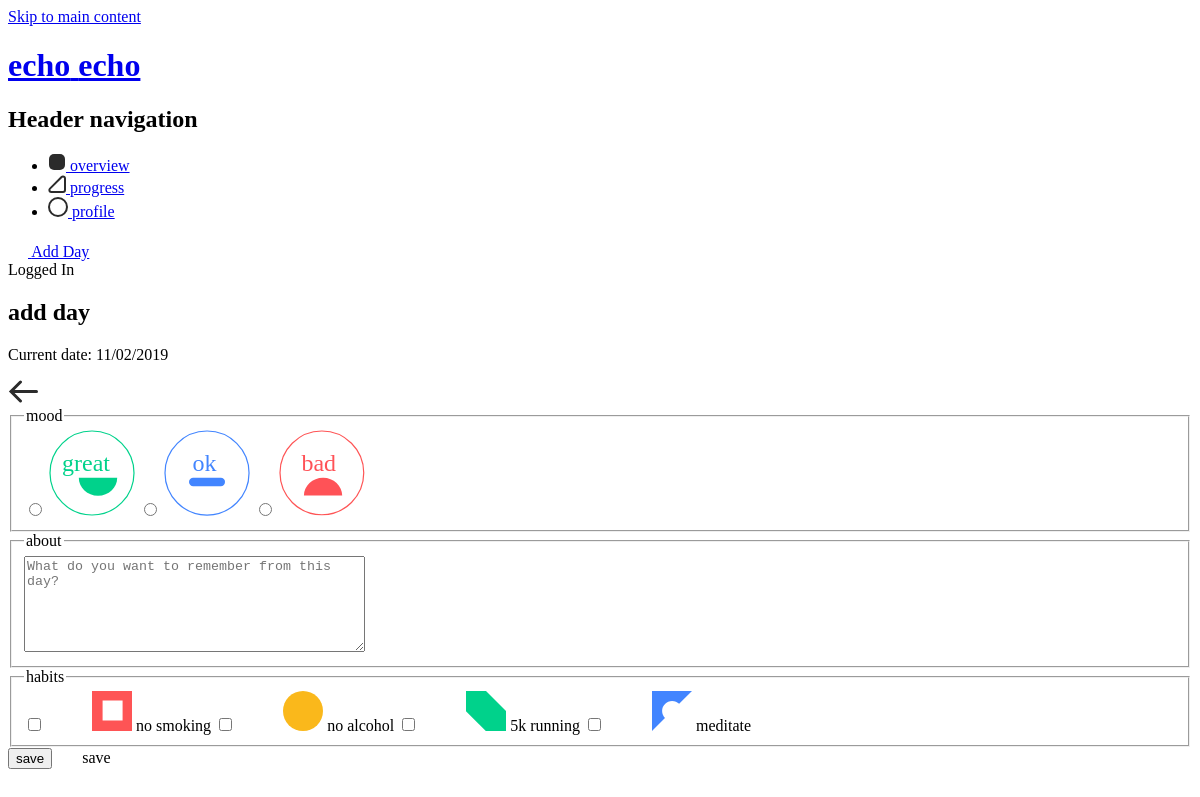
The app's page /index.php?page=add (signed in), older data.
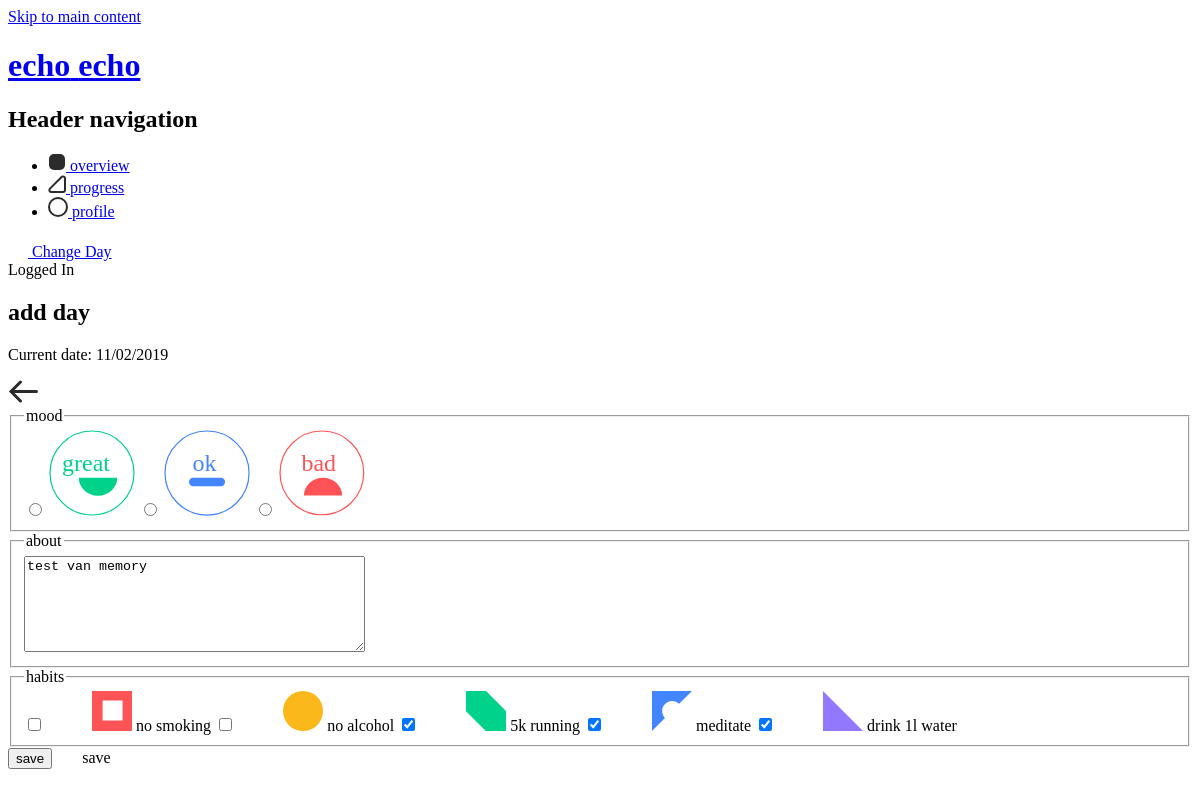
The same page, newer data.
### tables this page shows
CREATE TABLE `habits` (
  `habit_id` int(11) NOT NULL,
  `user_id` int(11) NOT NULL,
  `habit_name` varchar(255) NOT NULL,
  `habit_icon` int(11) NOT NULL,
  `habit_colour` varchar(255) NOT NULL,
  `habit_colour_name` varchar(255) NOT NULL,
  `active` tinyint(1) NOT NULL DEFAULT '1'
);

CREATE TABLE `data_habit_icon` (
  `data_habit_icon_id` int(11) NOT NULL,
  `habit_colour_name` varchar(255) NOT NULL,
  `habit_colour` varchar(255) NOT NULL,
  `habit_icon` text NOT NULL,
  `habit_icon_white` text NOT NULL
);

CREATE TABLE `daily_posts` (
  `post_id` int(11) NOT NULL,
  `user_id` int(11) NOT NULL,
  `date` date NOT NULL,
  `short_memory` varchar(255) NOT NULL,
  `feelings` int(11) NOT NULL DEFAULT '0'
);

### src/controller/Controller.php (called while the page is built, shortened)
<?php
class Controller {
  public $route;
  protected $viewVars = array();
  public function filter() {
    call_user_func(array($this, $this->route['action']));
  }
  public function render() {
    $this->createViewVarWithContent();
    $this->renderInLayout();
  }
  public function set($variableName, $value) {
    $this->viewVars[$variableName] = $value;
  }
  private function createViewVarWithContent() {
    extract($this->viewVars, EXTR_OVERWRITE);
    require __DIR__ . '/../view/' . strtolower($this->route['controller']) . '/' . $this->route['action'] . '.php';
    $content = ob_get_clean();
  }
  private function renderInLayout() {
    extract($this->viewVars, EXTR_OVERWRITE);
    include __DIR__ . '/../view/layout.php';
  }
}

### src/index.php (called while the page is built, shortened)
<?php
$routes = array(
  'home' => array(
    'controller' => 'Pages',
    'action' => 'index'
  ),
  'overview' => array(
    'controller' => 'Posts',
    'action' => 'overview'
  ),
  'add' => array(
    'controller' => 'Posts',
    'action' => 'add'
  ),
  'progress' => array(
    'controller' => 'Progress',
    'action' => 'progress'
  ),
  'profile' => array(
    'controller' => 'Users',
    'action' => 'profile'
  ),
  'login' => array(
    'controller' => 'Users',
    'action' => 'login'
  ),
  'logout' => array(
    'controller' => 'Users',
    'action' => 'logout'
  ),
  'register' => array(
    'controller' => 'Users',
    'action' => 'register'
  )
);
$route = $routes[$_GET['page']];
$controllerObj = new $controllerName();
$controllerObj->route = $route;
$controllerObj->filter();
$controllerObj->render();

### src/controller/PostsController.php (called while the page is built, shortened)
<?php
require_once __DIR__ . '/Controller.php';
require_once __DIR__ . '/../dao/PostDAO.php';
require_once __DIR__ . '/../dao/HabitDAO.php';
class PostsController extends Controller {
    private $postDAO;
    public $habitDAO;
    function __construct() {
        $this->postDAO = new PostDAO();
        $this->habitDAO = new HabitDAO();
    }
    public function add() {
      if(empty($_SESSION['user'])) {
        $_SESSION['error'] = 'You have to be signed in.';
        header('Location: index.php');
        exit();
      } else {
          $alreadyPostedToday = $this->postDAO->checkDate(array(
            'user_id' => $_SESSION['user']['user_id'],
            'current_date' => date("Y-m-d")
          ));
          if (!empty($alreadyPostedToday)) {
            $habits = $this->habitDAO->selectAllActiveHabits(array(
              'user_id' => $_SESSION['user']['user_id'],
              'active' => 1
            ));
          } else {
              $habits = $this->habitDAO->selectAllActiveHabits(array(
                'user_id' => $_SESSION['user']['user_id'],
                'active' => 1
              ));
          }
      }
    }
}

### src/dao/HabitDAO.php (called while the page is built, shortened)
<?php
class HabitDAO extends DAO {
  public function selectAllActiveHabits($data) {
    $sql = "SELECT * FROM `habits` INNER JOIN `data_habit_icon` ON habits.habit_icon = data_habit_icon.data_habit_icon_id WHERE habits.user_id = :user_id AND habits.active = :active";
    $stmt = $this->pdo->prepare($sql);
    $stmt->bindValue(':user_id', $data['user_id']);
    $stmt->bindValue(':active', $data['active']);
    $stmt->execute();
    return $stmt->fetchAll(PDO::FETCH_ASSOC);
  }
}

### src/dao/PostDAO.php (called while the page is built, shortened)
<?php
class PostDAO extends DAO {
  public function checkDate($data) {
    $sql = "SELECT * FROM `daily_posts` WHERE `user_id` = :user_id AND `date` = :current_date";
    $stmt = $this->pdo->prepare($sql);
    $stmt->bindValue(':user_id', $data['user_id']);
    $stmt->bindValue(':current_date', $data['current_date']);
    $stmt->execute();
    return $stmt->fetch(PDO::FETCH_ASSOC);
  }
}

### src/view/posts/add.php (the view, shortened to what the changed rows need)
<section class="main-overview-add" id="main">
  <h2 class="main-overview-add-title">add day</h2>
  <a href="index.php?page=overview&view=day&day=<?php echo date("d-m-Y")?>" class="main-overview-add-back">
  </a>
  <form class="add-day-form" method="post">
    <fieldset class="add-day-form-field add-day-form-field-mood">
      <legend class="add-day-form-field-legend">mood</legend>
      <input type="radio" class="add-day-form-field-radio" name="feelings" id="feeling-great" value="feeling-great" <?php if(isset($feelings) && $feelings === 1) echo 'checked'; ?> required />
      <label class="add-day-form-field-label-great" for="feeling-great">
      </label>
      <input type="radio" class="add-day-form-field-radio" name="feelings" id="feeling-okay" value="feeling-okay" <?php if(isset($feelings) && $feelings === 0) echo 'checked'; ?> required />
      <label class="add-day-form-field-label-okay" for="feeling-okay">
      </label>
      <input type="radio" class="add-day-form-field-radio" name="feelings" id="feeling-bad" value="feeling-bad" <?php if(isset($feelings) && $feelings === -1) echo 'checked'; ?> required />
      <label class="add-day-form-field-label-bad" for="feeling-bad">
      </label>
    </fieldset>
    <fieldset class="add-day-form-field add-day-form-field-about">
      <label>
        <textarea class="add-day-form-field-textarea" name="short-memory" cols="40" rows="6" maxlength="255" placeholder="What do you want to remember from this day?" required><?php if(!empty($short_memory)) { echo $short_memory; } ?></textarea>
      </label>
    </fieldset>
    <fieldset class="add-day-form-field add-day-form-field-habits">
      <legend class="add-day-form-field-legend">habits</legend>
      <?php foreach($habits as $habit): ?>
        <input type="checkbox" class="month-form-input-radio" id="<?php echo $habit['habit_id'] ?>" name="habits[]" value="<?php echo $habit['habit_name'] ?>" class="form-input" <?php if(!empty($fulfilled_habits_ids) && in_array($habit['habit_id'], $fulfilled_habits_ids)) echo 'checked'; ?> />
        <label for="<?php echo $habit['habit_id'] ?>" class="month-form-label month-form-label-<?php echo $habit['habit_colour_name'] ?>">
          <span class="month-habit-item-icon-white"><?php echo $habit['habit_icon_white'] ?></span>
          <span class="month-habit-item-icon"><?php echo $habit['habit_icon'] ?></span>
          <span class="month-habit-item-name"><?php echo $habit['habit_name'] ?></span>
        </label>
      <?php endforeach; ?>
    </fieldset>
    <label class="add-day-form-submit">
      <input type="submit" class="add-day-form-submit-button" name="add-day" value="save" />
      <span>save</span>
    </label>
  </form>
</section>

### src/view/layout.php (shortened to what the changed rows need)
<!DOCTYPE html>
<html lang="en">
  <head>
  </head>
  <body>
    <header class="header">
      <h1 class="header-title">
        <a href="index.php" class="header-title-link" >
          <span>echo</span>
          <span>echo</span>
        </a>
      </h1>
      <?php if (empty($_SESSION['user'])): ?>
      <nav class="header-nav">
        <h2 class="header-nav-title hide">Header navigation</h2>
        <ul class="header-nav-ul">
          <li class="header-nav-item <?php if($currentPage === 'login') { echo 'header-nav-item-active';} ?>">
            <a href="index.php?page=login">Login</a>
          </li>
          <li class="header-nav-item <?php if($currentPage === 'register') { echo 'header-nav-item-active';} ?>">
            <a href="index.php?page=register" class="register-button">Hop on board</a>
          </li>
        </ul>
      </nav>
      <?php else: ?>
      <nav class="header-nav">
        <h2 class="header-nav-title hide">Header navigation</h2>
        <?php if(empty($alreadyPostedToday)): ?>
          <a href="index.php?page=add" class="main-green-button">
            <span>Add Day</span>
          </a>
        <?php else: ?>
          <a href="index.php?page=add" class="main-green-button">
            <span>Change Day</span>
          </a>
        <?php endif; ?>
      </nav>
      <?php endif; ?>
    </header>
    <main class="main main-<?php echo $currentPage ?>">
    <?php echo $content; ?>
    </main>
  </body>
</html>

Row changes from the older to the newer data that the page shows:
added daily_posts: feelings "☐ great", feelings "☐ ok", feelings "☐ bad", short-memory "test van memory"
computed for habits "5k running": habit_id "☐" → "☑"
computed for habits "meditate": habit_id "☐" → "☑"
now on this page (row edited): habits: habit_id "☑", habit_name "drink 1l water"
Text that changed along with them:
form field feelings: "☐ great" → (not shown)
form field feelings: "☐ ok" → (not shown)
form field feelings: "☐ bad" → (not shown)
text no longer shown: "Add Day"
text now shown: "Change Day"
